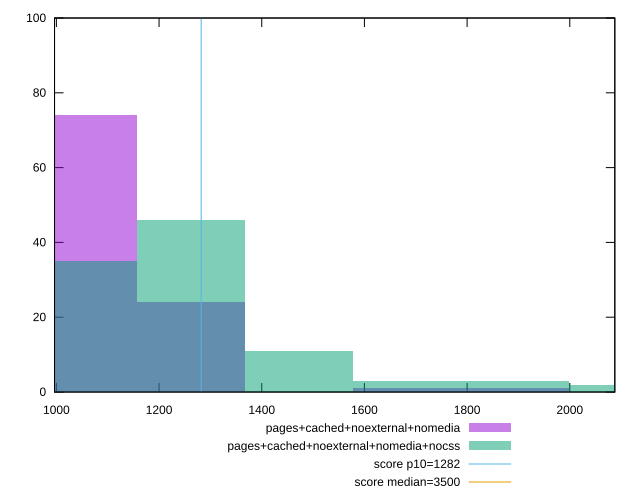

This chart was generated by the following gnuplot code:
reset

$pagesCachedNoexternalNomedia <<EOF
1051.5881500774963 74
1261.9057800929957 24
1682.5410401239942 1
1892.8586701394934 1
EOF

$pagesCachedNoexternalNomediaNocss <<EOF
1261.9057800929957 46
1051.5881500774963 35
1892.8586701394934 3
1682.5410401239942 3
1472.223410108495 11
2103.1763001549925 2
EOF

set key outside below
set boxwidth 210.31763001549928
set xrange [996.3920000000005:2087.7359999999994]
set yrange [0:100]
set trange [0:100]
set style fill transparent solid 0.5 noborder

set parametric
set terminal svg size 640, 500 enhanced background rgb 'white'
set output "reprap/bootup-time/comparison/histogram/3_vs_4.svg"

plot $pagesCachedNoexternalNomedia title "pages+cached+noexternal+nomedia" with boxes, \
     $pagesCachedNoexternalNomediaNocss title "pages+cached+noexternal+nomedia+nocss" with boxes, \
     1282,t title "score p10=1282", \
     3500,t title "score median=3500"

reset
